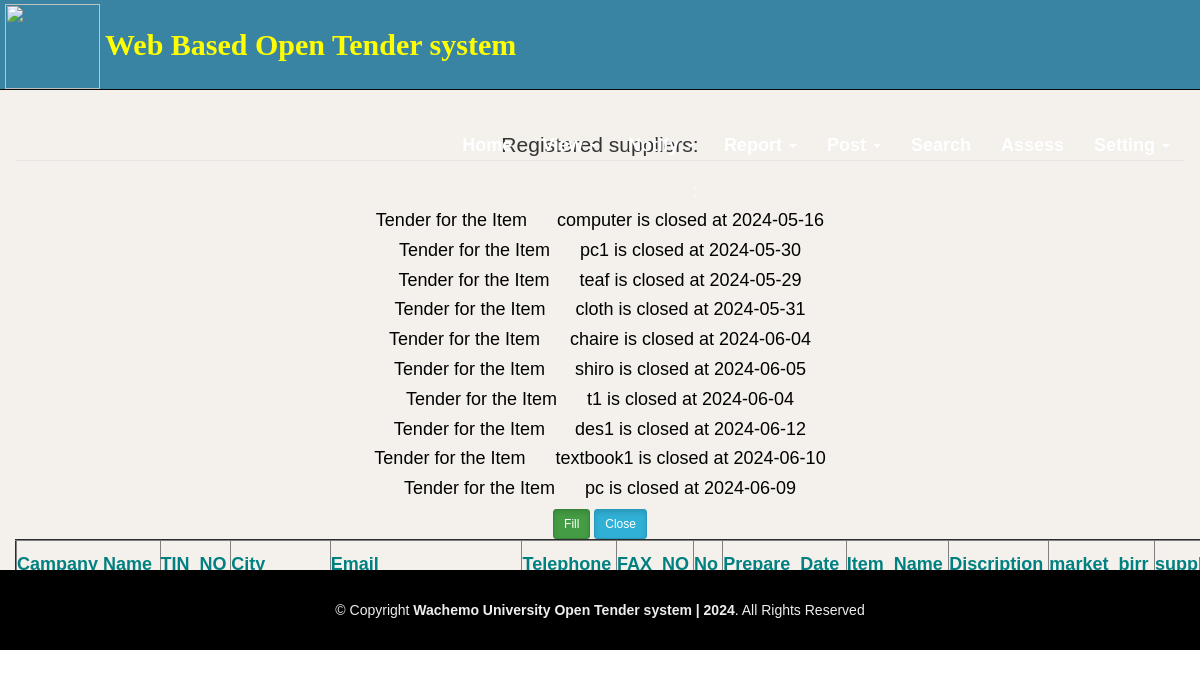
/disregisterdsup.php (signed in), run on the app's committed database.
### tables this page shows
CREATE TABLE `biddocument` (
  `no` int(100) NOT NULL,
  `date` date DEFAULT NULL,
  `item_name` varchar(20) DEFAULT NULL,
  `item_model` varchar(20) NOT NULL,
  `market_birr` int(11) DEFAULT NULL,
  `supplier_birr` int(11) DEFAULT NULL,
  `open_date` date NOT NULL,
  `close_date` date NOT NULL,
  `instruction` varchar(20) DEFAULT NULL,
  `status` varchar(20) DEFAULT NULL
);

### disregisterdsup.php (the view, shortened to what this page needs)
<?php
$mysql = mysqli_connect("localhost", "root", "", "tender");
?>
<!DOCTYPE html>
<html>
<head>
  <link rel="stylesheet" href="css/fontawesome.min.css">
 <link rel="stylesheet" href="css1/mystyle1.min.css">
<link href="css/animate/animate.min.css" rel="stylesheet">
<link href="css/ionicons/css/ionicons.min.css" rel="stylesheet">
 <link rel="stylesheet" type="text/css" href="css/login33.css">
<link rel="stylesheet" type="text/css" href="css/stylelogin.css">
 <link rel="stylesheet" type="text/css" href="css/index.css">
 <link rel="stylesheet" href="css/fontawesome.min.css">
</head>
<body data-spy="scroll" data-target=".navbar" data-offset="50">
<nav class="navbar navbar-inverse navbar-fixed-top">
  <div class="container-fluid">
  <div class="navbar-header">
     <h3> <a class="navbar-brand1" href="#">Web Based Open Tender system</a></h3>
     <a href="index.php"><img style="margin-top:-90px;margin-left:-10px;" src="images/ww.png" width="95px"
   height="85px"></a>
    </div>
    <div>
      <div class="collapse navbar-collapse" id="myNavbar">
        <ul class="nav menu">
           <li> <a href="procurementteam.php" ><span class="glyphicon glyphicon-home"></span>Home</a></li>
            <li class="dropdown"><a class="dropdown-toggle" data-toggle="dropdown" href="#">View <span class="caret"></span></a>
          </li>
		  <li class="dropdown"><a class="dropdown-toggle" data-toggle="dropdown" href="#">Notify <span class="caret"></span></a>
          </li>
		    <li class="dropdown"><a class="dropdown-toggle" data-toggle="dropdown" href="#">Report <span class="caret"></span></a>
          </li>
		     <li class="dropdown"><a class="dropdown-toggle" data-toggle="dropdown" href="#">Post <span class="caret"></span></a>
          </li>
		     <li> <a href="searchsup.php" >Search</a></li>
			 <li><a href="assess.php" >Assess</a></li>
          <li class="dropdown"><a class="dropdown-toggle" data-toggle="dropdown" href="#">Setting <span class="caret"></span></a>
          </li>
        </ul>
      </div>
    </div>
  </div>
</nav>
<div id="section1" class="container-fluid" style="visibility: visible; animation-name: fadeInUp; -webkit-animation-name: fadeInUp;">
<center>
<div class="request_form">
<form name="request" action="biddocument.php" method="POST">
<fieldset>
    <legend>Registered suppliers:</legend>
  	  <?php
			  $result = mysqli_query($mysql," SELECT * FROM biddocument ");
while($row = mysqli_fetch_array($result)){
$a=$row['item_name'];
$b=$row['close_date'];
?>
	 <h4 style="color:black;">Tender for the Item &nbsp;&nbsp;&nbsp;&nbsp;
 <?php echo $a;?> is closed at <?php echo $b?></h4>
<?php }?>
	 <div class="right">
	 <input type="button" id="button1" class="btn btn-success active btn-sm" value="Fill" onclick="enableButton2()" />
	 <button type="button" class="btn btn-info active btn-sm" data-toggle="modal" data-target="#myModal">Close</button></div>
 <table border="2" width="1600" align="center" cellpadding="6" class="mytable" cellspacing="3">
                <tr>
<th>Campany Name </th><th>TIN_NO </th><th>City</th><th>Email </th><th>Telephone </th><th>FAX_NO </th><th>No </th>
<th>Prepare_Date</th> <th> Item_Name</th><th>Discription</th>
<th> market_birr</th><th>supplier_birr</th><th> open_date </th>
            </tr>
?></table></fieldset>
</form></div></center>
</div>
<footer id="footer">
    <div class="container">
      <div class="copyright">
      © Copyright <strong>Wachemo University Open Tender system | 2024</strong>. All Rights Reserved
      </div>
                        </div>
  </footer>
</body>
</html>

### css/stylelogin.css (style rules this page uses)
*,:after,:before { box-sizing:border-box }
a { color:inherit;text-decoration:none }

### css/index.css (style rules this page uses)
body { margin: 0; font-family: Arial, Helvetica, sans-serif; background-color:none; overflow-y:none; }
#section1 { overflow-y: scroll; background-color:#F4F0EC; }
.request_form { margin-top:80px; }
.collapse { float:right; font-size:20px;margin-right:40px; }
.navbar { background-color:#3884a2; height:90px; }
.navbar-brand1 { margin-left:90px;margin-top:-60px;font-size:30px;font-family:san serif;font-weight:bold;color:yellow;line-height:50px; }
ul li a { font-size:18px; font-family:sans-serif; color:white; font-weight:bold; line-height:70px; }
ul { list-style-type: none; backgjround-color: #333; margin-right:-40px; }
li { float: left; }
li a { display: block; color: white; text-align: center; padding: 44px 46px; text-decoration: none; }
.active { background-color: #4CAF50; color: white; }
#footer { position:absolute; width:100%; background: #000; padding: 0 0 30px 0; color: #eee; font-size: 14px; margin-bottom:-100px; }
#footer .copyright { text-align: center; padding-top: 30px; }

### disregisterdsup.php (style rules this page uses)
body { position: relative; }
#section1 { padding-top:50px;height:570px;color: #fff; }
table { color:black; }
th { font-size:18px; height:50px; color:teal; }

### data on the page
biddocument: item_name "computer", close_date "2024-05-16"
biddocument: item_name "pc1", close_date "2024-05-30"
biddocument: item_name "teaf", close_date "2024-05-29"
biddocument: item_name "cloth", close_date "2024-05-31"
biddocument: item_name "chaire", close_date "2024-06-04"
biddocument: item_name "shiro", close_date "2024-06-05"
biddocument: item_name "t1", close_date "2024-06-04"
biddocument: item_name "des1", close_date "2024-06-12"
biddocument: item_name "textbook1", close_date "2024-06-10"
biddocument: item_name "pc", close_date "2024-06-09"
